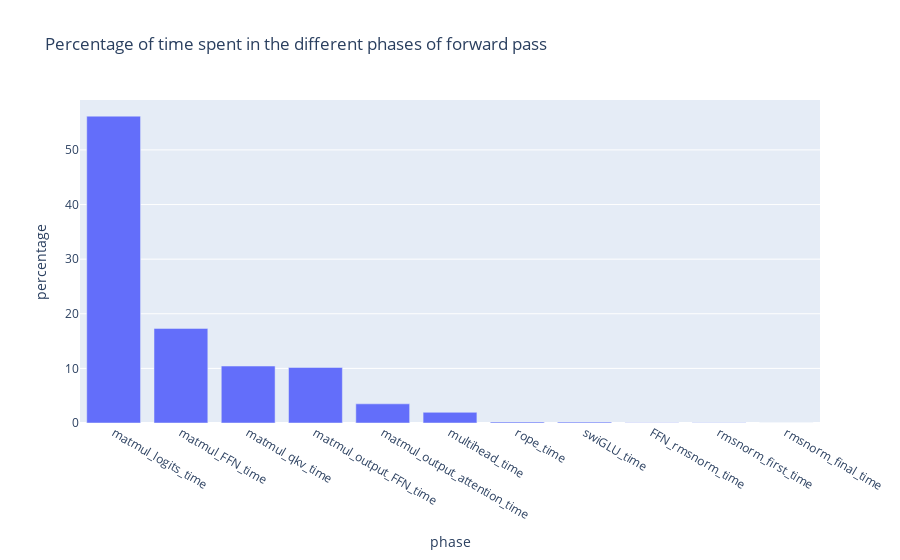

Here is the notebook cell this chart was saved with:
### Code cell
import json
import numpy as np
import pandas as pd
import plotly.express as px

with open(file) as f:
    data = json.load(f)

forward = data["forward_instr"]
keys = [
    "rmsnorm_first_time",
    "matmul_qkv_time",
    "rope_time",
    "multihead_time",
    "matmul_output_attention_time",
    "FFN_rmsnorm_time",
    "matmul_FFN_time",
    "swiGLU_time",
    "matmul_output_FFN_time",
    "rmsnorm_final_time",
    "matmul_logits_time"
]

sums = [np.sum(forward[k]) for k in keys]
total = sum(sums)
percentages = [s / total * 100 for s in sums]

df = pd.DataFrame({"phase": keys, "percentage": percentages})
df = df.sort_values("percentage", ascending=False)
px.bar(df, x="phase", y="percentage",title= "Percentage of time spent in the different phases of forward pass")

### Figure 1 — Plotly figure (JSON) as saved in the notebook; plotly's stock layout.template omitted (floating-point values rounded to 4 significant figures)
{"data": [{"hovertemplate": "phase=%{x}<br>percentage=%{y}<extra></extra>", "legendgroup": "", "marker": {"color": "#636efa", "pattern": {"shape": ""}}, "name": "", "orientation": "v", "showlegend": false, "textposition": "auto", "type": "bar", "x": ["matmul_logits_time", "matmul_FFN_time", "matmul_qkv_time", "matmul_output_FFN_time", "matmul_output_attention_time", "multihead_time", "rope_time", "swiGLU_time", "FFN_rmsnorm_time", "rmsnorm_first_time", "rmsnorm_final_time"], "xaxis": "x", "y": [56.19, 17.32, 10.43, 10.17, 3.509, 1.955, 0.1919, 0.1626, 0.0373, 0.03166, 0.006248], "yaxis": "y"}], "layout": {"barmode": "relative", "legend": {"tracegroupgap": 0}, "title": {"text": "Percentage of time spent in the different phases of forward pass"}, "xaxis": {"anchor": "y", "domain": [0, 1], "title": {"text": "phase"}}, "yaxis": {"anchor": "x", "domain": [0, 1], "title": {"text": "percentage"}}}}
